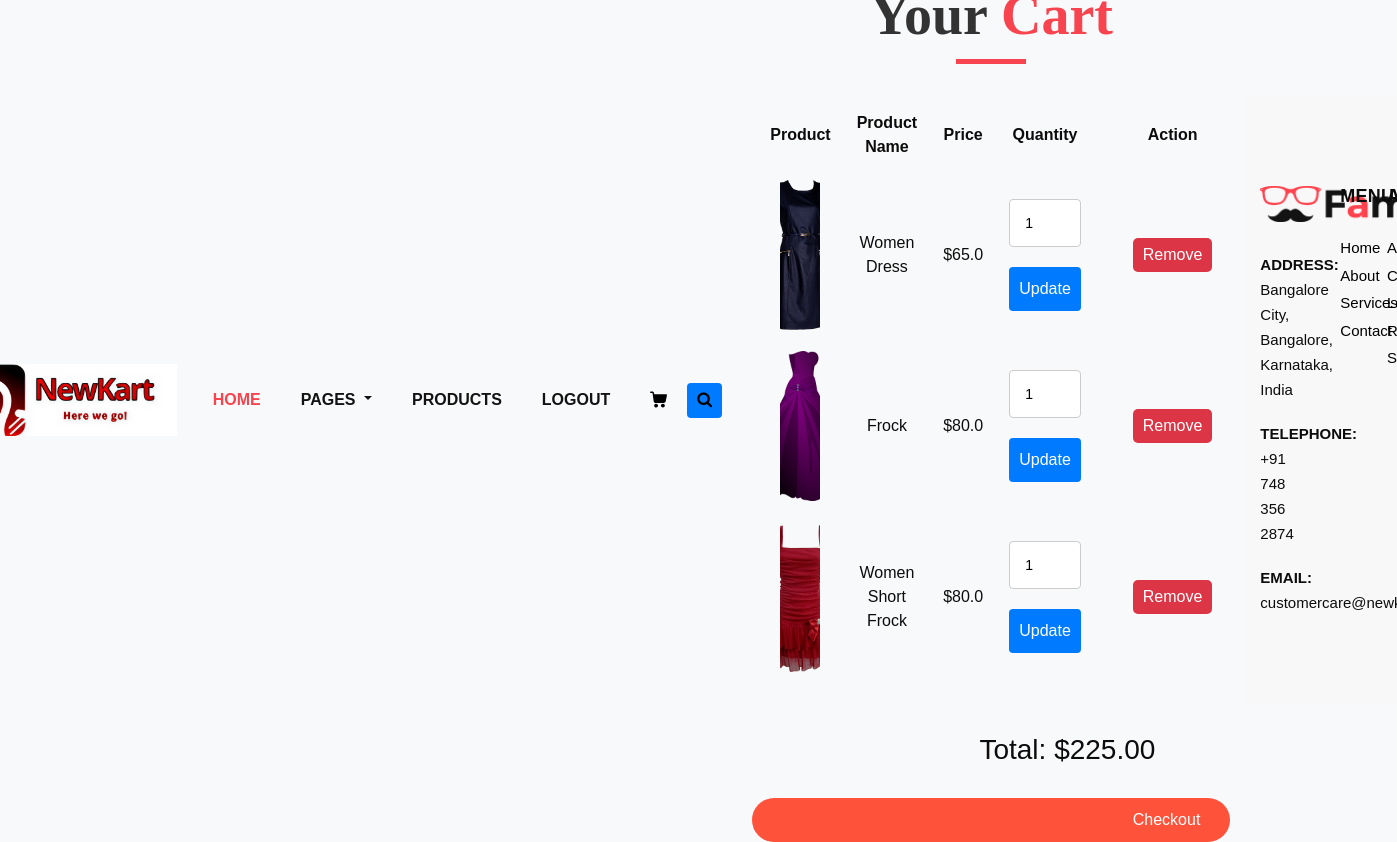
The app's page /cart/ (signed in) with its own data.
### orders/models.py (models this page shows)
class OrderedItem(models.Model):
    product = models.ForeignKey(Product,related_name='added_carts',on_delete=models.SET_NULL,null=True)
    quantity = models.IntegerField(default=1)
    owner = models.ForeignKey(Order,on_delete=models.CASCADE,related_name='added_items')

### products/models.py (models this page shows, shortened)
class Product(models.Model):
    LIVE = 1
    DELETE = 0
    DELETE_CHOICES = ((LIVE,'Live'),(DELETE,'Delete'))
    title = models.CharField(max_length=256)
    price = models.FloatField()
    description = models.TextField()
    image = models.ImageField(upload_to='media/')
    priority = models.IntegerField(default=0)
    delete_status = models.IntegerField(choices=DELETE_CHOICES,default=LIVE)
    created_at = models.DateTimeField(auto_now_add=True)
    updated_at = models.DateTimeField(auto_now=True)

### orders/views.py (the view)
# urls.py: path('cart/', views.cart_view, name='cart'),
def cart_view(request):
    user = request.user
    try:
        customer = user.customer
    except Customer.DoesNotExist:
        return redirect('create_customer')
    cart_obj, created = Order.objects.get_or_create(
        owner=customer,
        order_status=Order.CART_STAGE
    )
    total_price = sum(item.product.price * item.quantity for item in cart_obj.added_items.all())
    context = {'cart': cart_obj,
                'total_price': total_price
               }
    return render(request, 'cart.html', context)

### templates/cart.html (shortened to what this page needs)
<!DOCTYPE html>
{% load static %}
{% include 'base.html' %}
{% load chunks %}
{% block content %}
<html>
   <body>
      <div class="container"><br>
        <div class="heading_container heading_center">
            <h2>
               Your <span>Cart</span>
            </h2>
         </div>
         <br>
        {% if cart.added_items.all %}
        <table>
            <thead>
                <tr>
                    <th>Product</th>
                    <th>Product Name</th>
                    <th>Price</th>
                    <th>Quantity</th>
                    <th></th>
                    <th>Action</th>
                </tr>
            </thead>
            <tbody>
                {% for item in cart.added_items.all %}
                <tr>
                    <td>
                        {% if item.product.image %}
                            <a href="{% url 'products' %}"><img src="{{ item.product.image.url }}" alt="{{ item.product.title }}" class="cart-product-img"></a>
                        {% else %}
                            <p>No image available</p>
                        {% endif %}
                    </td>
                    <td>{{ item.product.title }}</td>
                    <td>${{ item.product.price }}</td>
                    <td>
                        <form method="POST" class="update-form">
                            <input type="number" name="quantity" value="{{ item.quantity }}" min="1">
                            <button type="submit" class="btn btn-info">Update</button>
                        </form>
                    </td>
                    <td>{{ item.product.price|floatformat:2|floatformat:2|add:item.quantity|floatformat:2 }}</td>
                    <td>
                        <a href="{% url 'remove_from_cart' item.id %}" class="btn btn-danger">Remove</a>
                    </td>
                </tr>
                {% endfor %}
            </tbody>
        {% endif %}
        </table>
        <br>
        <br>
        <h3 class="total">Total: ${{ total_price|floatformat:2 }}</h3>
        <br>
        <a href="{% url 'checkout' %}" class="checkout btn btn-primary" >Checkout</a>
        </div>
   </body>
</html>
{% endblock %}
{% include 'footer.html' %}

### templates/base.html (shortened to what this page needs)
{% load static %}
<head>
    <link rel="stylesheet" type="text/css" href="{% static 'css/bootstrap.css' %}" />
    <link href="{% static 'css/font-awesome.min.css' %}" rel="stylesheet" />
    <link href="{% static 'css/style.css' %}" rel="stylesheet" />
    <link href="{% static 'css/responsive.css' %}" rel="stylesheet" />
 </head>
         <header class="header_section">
            <div class="container">
               <nav class="navbar navbar-expand-lg custom_nav-container ">
                  <a class="navbar-brand" href="{% url 'index' %}"><img width="250" src="{% static 'images/logos.jpeg' %}" alt="#" /></a>
                  <div class="collapse navbar-collapse" id="navbarSupportedContent">
                     <ul class="navbar-nav">
                        <li class="nav-item active">
                           <a class="nav-link" href="{% url 'index' %}">Home <span class="sr-only">(current)</span></a>
                        </li>
                       <li class="nav-item dropdown">
                           <a class="nav-link dropdown-toggle" href="#" data-toggle="dropdown" role="button" aria-haspopup="true" aria-expanded="true"> <span class="nav-label">Pages </a>
                        </li>
                        <li class="nav-item">
                           <a class="nav-link" href="{% url 'products' %}">Products</a>
                        </li>
                        {% if user.is_authenticated %}
                        <li class="nav-item">
                           <a class="nav-link" href="{% url 'logout' %}">Logout</a>
                        </li>
                        {% endif %}
                        <li class="nav-item">
                            {% if user.is_authenticated %}
                                <a class="nav-link" href="{% url 'cart' %}">
                                </a>
                            {% endif %}
                        </li>
                        <form class="form-inline">
                           <button class="btn  my-2 my-sm-0 nav_search-btn" type="submit">
                           <i class="fa fa-search" aria-hidden="true"></i>
                           </button>
                        </form>
                     </ul>
                  </div>
               </nav>
            </div>
         </header>

### templates/footer.html
{% load static %}
      <footer>
        <div class="container">
           <div class="row">
              <div class="col-md-4">
                  <div class="full">
                     <div class="logo_footer">
                       <a href="#"><img width="210" src="{% static 'images/logo.png' %}" alt="#" /></a>
                     </div>
                     <div class="information_f">
                       <p><strong>ADDRESS:</strong> Bangalore City, Bangalore, Karnataka, India</p>
                       <p><strong>TELEPHONE:</strong> +91 748 356 2874</p>
                       <p><strong>EMAIL:</strong> customercare@newkart.com</p>
                     </div>
                  </div>
              </div>
              <div class="col-md-8">
                 <div class="row">
                 <div class="col-md-7">
                    <div class="row">
                       <div class="col-md-6">
                    <div class="widget_menu">
                       <h3>Menu</h3>
                       <ul>
                          <li><a href="{% url 'index' %}">Home</a></li>
                          <li><a href="{% url 'about' %}">About</a></li>
                          <li><a href="{% url 'about' %}">Services</a></li>
                          <li><a href="#">Contact</a></li>
                       </ul>
                    </div>
                 </div>
                 <div class="col-md-6">
                    <div class="widget_menu">
                       <h3>Account</h3>
                       <ul>
                          <li><a href="{% url 'register' %}">Account</a></li>
                          {% if user.is_authenticated %}
                          <li><a href="{% url 'cart' %}">Checkout</a></li>
                          {% else %}
                          <li><a href="{% url 'login' %}">Checkout</a></li>
                          {% endif %}
                          <li><a href="{% url 'login' %}">Login</a></li>
                          <li><a href="{% url 'register' %}">Register</a></li>
                          <li><a href="{% url 'products' %}">Shopping</a></li>
                       </ul>
                    </div>
                 </div>
                    </div>
                 </div>
                 </div>
              </div>
           </div>
        </div>
     </footer>

### static/css/style.css (style rules this page uses)
* { box-sizing: border-box; }
body { font-family: 'Montserrat', sans-serif; color: #0c0c0c; background-color: #ffffff; overflow-x: hidden; }
h1, h2 { font-family: 'Playfair Display', serif; }
.heading_container { display: -webkit-box; display: -ms-flexbox; display: flex; -webkit-box-orient: vertical; -webkit-box-direction: normal; -ms-flex-direction: column; flex-direction: column; -webkit-box-align: start; -ms-flex-align: start; align-items: flex-start; }
.heading_container h2 { position: relative; margin-bottom: 0; font-size: 3.5rem; font-weight: bold; }
.heading_container h2::after { content: ""; display: block; width: 70px; height: 5px; background: #f7444e; margin: 10px auto 10px; }
.heading_container h2 span { color: #f7444e; }
.heading_container.heading_center { -webkit-box-align: center; -ms-flex-align: center; align-items: center; text-align: center; }
a, a:hover, a:focus { text-decoration: none; }
.btn, .btn:focus { outline: none !important; -webkit-box-shadow: none; box-shadow: none; }
.header_section { padding: 15px 0; }
.navbar-brand { font-family: 'Playfair Display', serif; }
.custom_nav-container { padding: 0; }
.custom_nav-container .navbar-nav { margin-left: auto; }
.custom_nav-container .navbar-nav .nav-item .nav-link { padding: 5px 20px; color: #131313; text-align: center; text-transform: uppercase; border-radius: 5px; -webkit-transition: all 0.3s; transition: all 0.3s; font-weight: 700; }
.custom_nav-container .navbar-nav .nav-item .nav-link svg { width: 17px; height: auto; fill: #000000; margin-bottom: 2px; }
.custom_nav-container .navbar-nav .nav-item:hover .nav-link, .custom_nav-container .navbar-nav .nav-item.active .nav-link { color: #f7444e; }
.custom_nav-container .nav_search-btn { width: 35px; height: 35px; padding: 0; border: none; color: #000000; }
body { font-family: Arial, sans-serif; background-color: #f8f9fa; margin: 0; padding: 0; display: flex; justify-content: center; align-items: center; height: 100vh; }
h2 { margin-bottom: 20px; color: #333; text-align: center; }
input, textarea { width: 100%; padding: 10px; border: 1px solid #ccc; border-radius: 4px; box-sizing: border-box; }
.btn { width: 100%; padding: 10px; background-color: #007bff; color: #fff; border: none; border-radius: 4px; cursor: pointer; font-size: 16px; }
footer { background: #f8f8f8; padding: 90px 0 70px; }
.logo_footer { margin-bottom: 30px; }
.information_f p { margin-bottom: 1.2rem; line-height: 25px; font-size: 15px; }
.widget_menu h3 { font-size: 18px; font-weight: 700; text-transform: uppercase; letter-spacing: 0.2px; margin-bottom: 25px; }
.widget_menu ul { list-style: none; padding: 0; margin: 0; }
.widget_menu ul li { float: left; width: 100%; }
.widget_menu ul li a { font-size: 15px; color: #000; margin-bottom: 0; float: left; width: 100%; margin-top: 5px; }
.widget_menu { float: left; width: 100%; }
form input { background: #fff; border: solid #ccc 1px; padding: 15px 15px; width: 100%; font-size: 14px; margin-bottom: 20px; text-transform: capitalize; line-height: normal; }

### static/css/responsive.css (style rules this page uses)
@media (min-width: 1200px) { .container { max-width: 1170px; } }
.cart-product-img { width: 40px; height: 40px; object-fit: cover; border-radius: 2px; }
.btn-primary { background: #ff523b; color: white; padding: 10px 30px; border-radius: 30px; border: none; transition: all 0.3s ease; }
.btn-danger { background: #dc3545; color: white; border: none; padding: 5px 10px; border-radius: 5px; }

### templates/cart.html (style rules this page uses)
.cart-product-img { height: 150px; }
table { margin: auto; border-collapse: separate; border-spacing: 10px 5px; width: 90%; }
th, td { text-align: center; padding: 8px; }
.total { text-align: right; margin-right: 75px; }
.checkout { text-align: right; }

### records on screen
OrderedItem: product.image (picture), product "Women Dress", product.price "65.0", quantity "1"
OrderedItem: product.image (picture), product "Frock", product.price "80.0", quantity "1"
OrderedItem: product.image (picture), product "Women Short Frock", product.price "80.0", quantity "1"

### other values on screen
{{ total_price|floatformat:2 }} "225.00"
